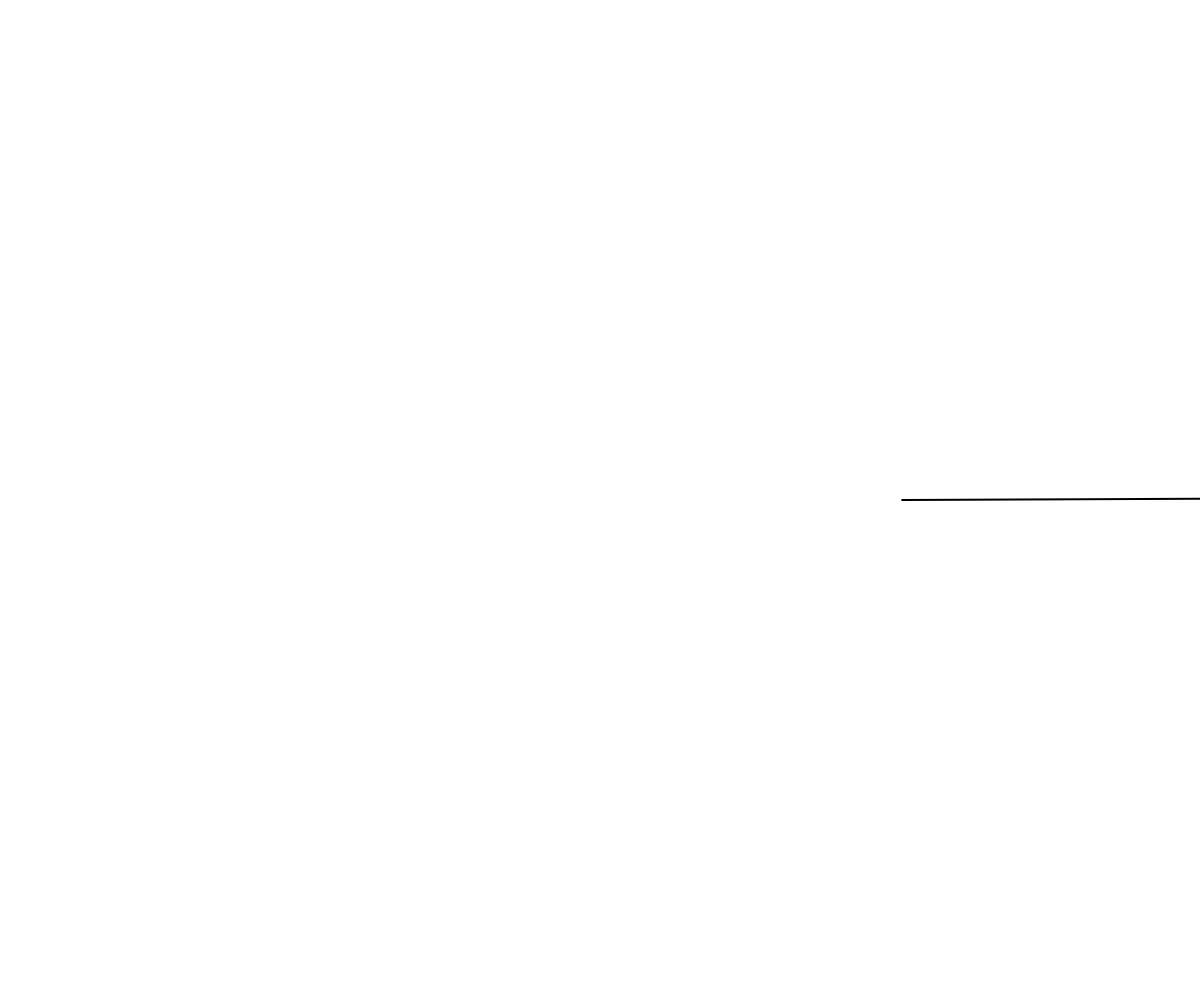
Frame 1 (no input)
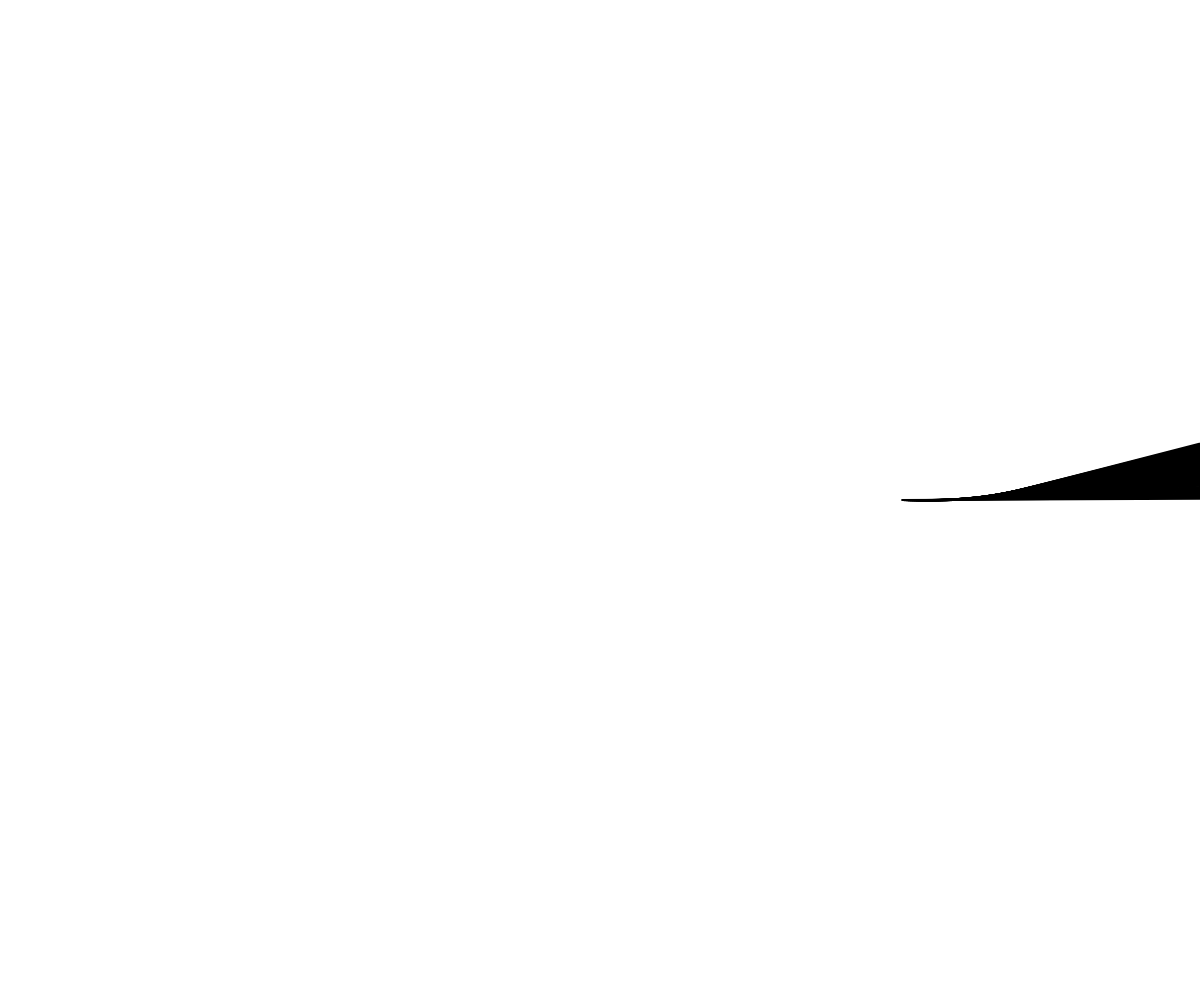
Frame 60 (no input)
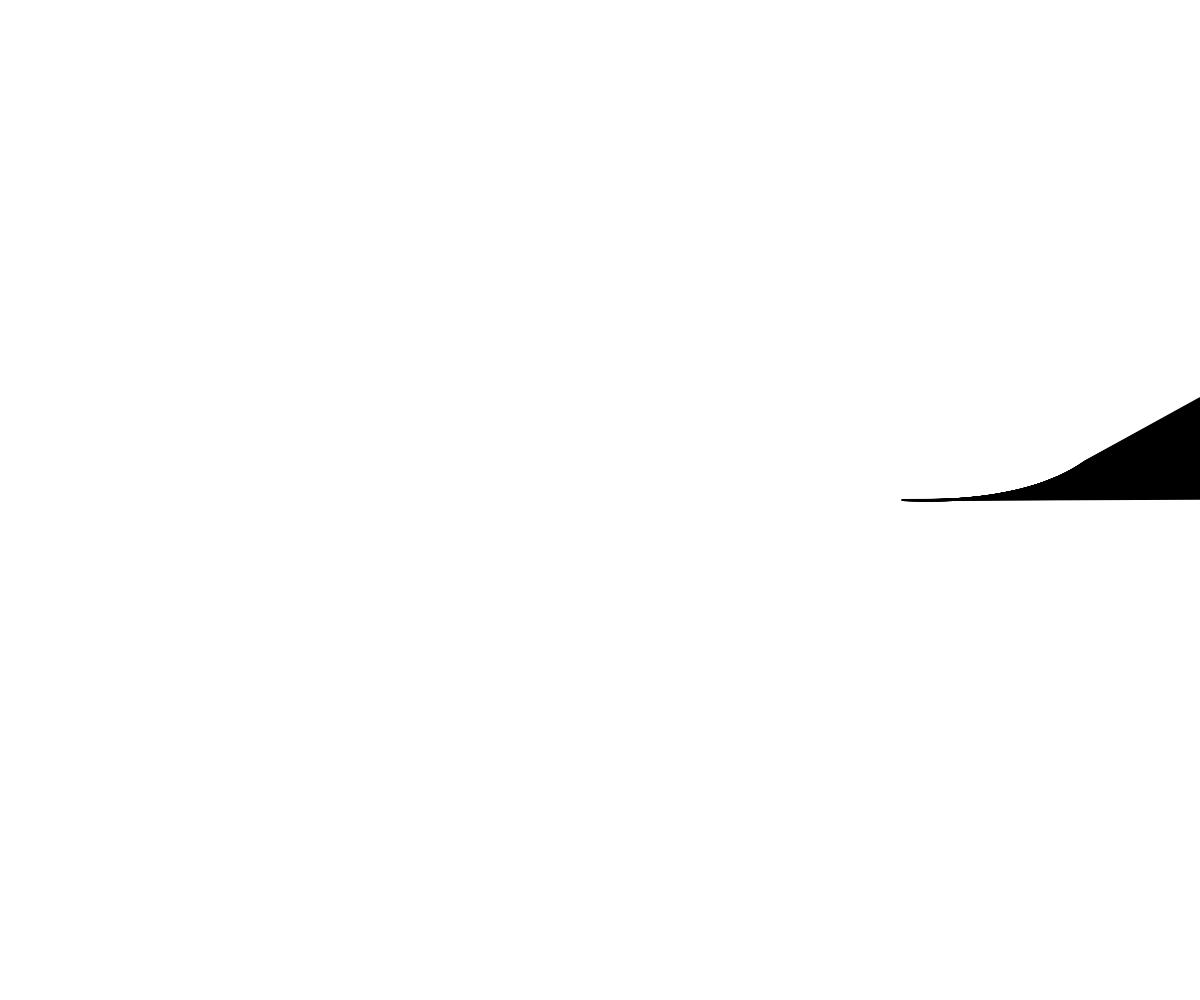
Frame 120 (the mouse pressed at the canvas centre since frame 60)

The p5.js sketch that drew these frames (run headless with seeded random() and noise() and a simulated clock; from frame 60 on, the mouse is pressed at the canvas centre):

// p5.js sketch
// ── sketch.js
function preload() {
  // put preload code here
}
function setup() {
  createCanvas(windowWidth,windowHeight);
  angleMode(DEGREES); // could be RADIANS  !! Uses RADIANS by default

  frameRate(30); // how many times function draw() runs per second
}

function draw() {

strokeWeight(2);

translate(3*width/8,frameCount*2);
rotate(-frameCount*0.24); // each frame it rotates 3 degrees

line(3*width/8,height/2,5*width/8,height/2);

//
// noFill();
//
// stroke(lerpColor(color("#ea0043"), color("#0fefca"), frameCount/120));
// ellipse(100,0,250,250);
//
// if (frameCount == 120) {
//   noLoop();
// }
// pop();


}
